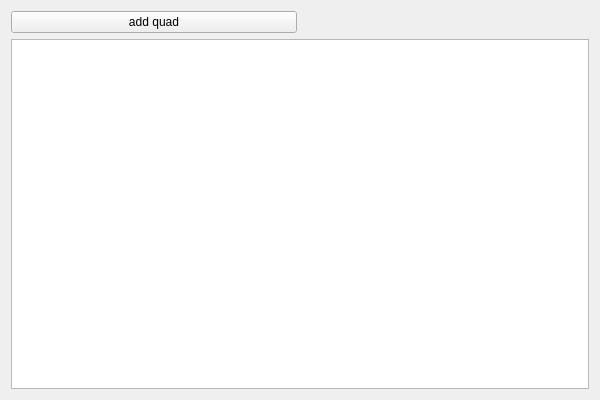
<?xml version="1.0" encoding="UTF-8"?>
<ui version="4.0">
 <class>testlaser</class>
 <widget class="QWidget" name="testlaser">
  <property name="geometry">
   <rect>
    <x>0</x>
    <y>0</y>
    <width>600</width>
    <height>400</height>
   </rect>
  </property>
  <property name="windowTitle">
   <string>Form</string>
  </property>
  <layout class="QGridLayout" name="gridLayout">
   <item row="1" column="0" rowspan="2" colspan="2">
    <widget class="QGraphicsView" name="graphicsView">
     <property name="verticalScrollBarPolicy">
      <enum>Qt::ScrollBarAsNeeded</enum>
     </property>
     <property name="horizontalScrollBarPolicy">
      <enum>Qt::ScrollBarAsNeeded</enum>
     </property>
    </widget>
   </item>
   <item row="0" column="0">
    <widget class="QPushButton" name="pushButton">
     <property name="text">
      <string>add quad</string>
     </property>
    </widget>
   </item>
  </layout>
 </widget>
 <resources/>
 <connections/>
</ui>
